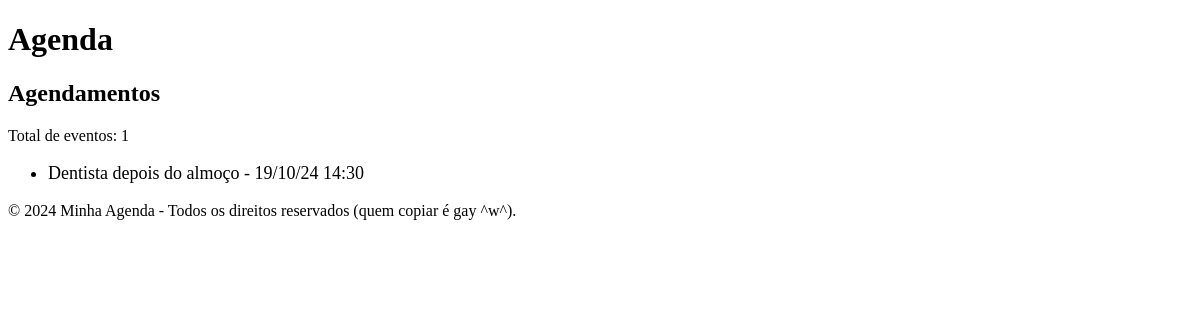
/agenda/ (signed in), run on an earlier commit of the app's database.
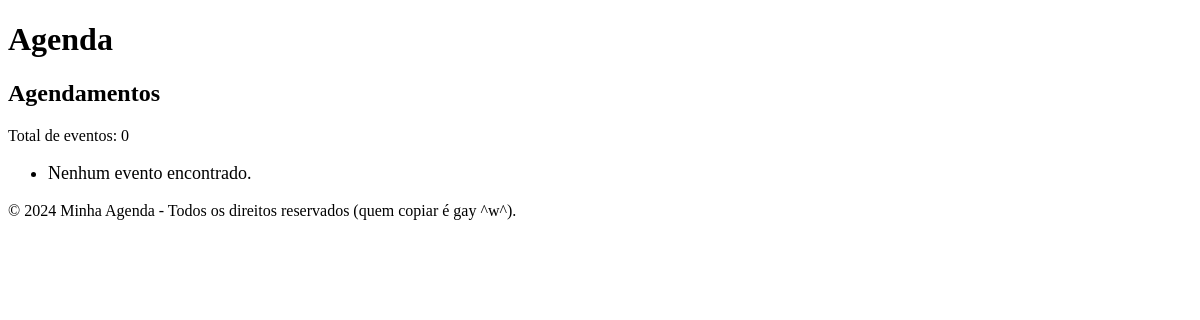
And on a later commit of the database.
### core/models.py (models this page shows, shortened)
class Evento(models.Model):
    titulo = models.CharField(max_length=100)
    descricao = models.TextField(blank=True, null=True)
    data_evento = models.DateTimeField(verbose_name="Data do evento")
    data_criacao = models.DateTimeField(auto_now=True, verbose_name="Data que você anotou")
    usuario = models.ForeignKey(User, on_delete=models.CASCADE)
    class Meta:
        db_table = "evento"
    def get_data_evento(self):
        return self.data_evento.strftime("%d/%m/%y %H:%M")

### core/views.py (the view)
# urls.py: path("agenda/", views.lista_eventos, name="lista_eventos"),
@login_required(login_url="/login/")
def lista_eventos(request):
    usuario = request.user
    evento = Evento.objects.filter(usuario= usuario)
    dados = {'eventos': evento}
    return render(request , 'agenda.html', dados)
    """
    eventos = Evento.objects.all()  # Obtém todos os eventos
    return render(request, 'agenda.html', {'eventos': eventos})  # Certifique-se de que 'agenda.html' está no caminho correto
    """

### core/templates/agenda.html
{% extends "model-page.html" %}
{% block content %}
    <h2>Agendamentos</h2>
    <p>Total de eventos: {{ eventos.count }}</p>
    <ul style="font-size: 18px;">
        {% for evento in eventos %}
            <li>{{ evento.titulo }} - {{ evento.get_data_evento }}</li>
        {% empty %}
            <li>Nenhum evento encontrado.</li>
        {% endfor %}
    </ul>
{% endblock %}

What changed in the data, as far as the page shows it:
no longer on this page (row edited): Evento: titulo "Dentista depois do almoço", get_data_evento "19/10/24 14:30"
Also different on the page:
{{ eventos.count }}: "1" → "0"
text now shown: "Nenhum evento encontrado."
